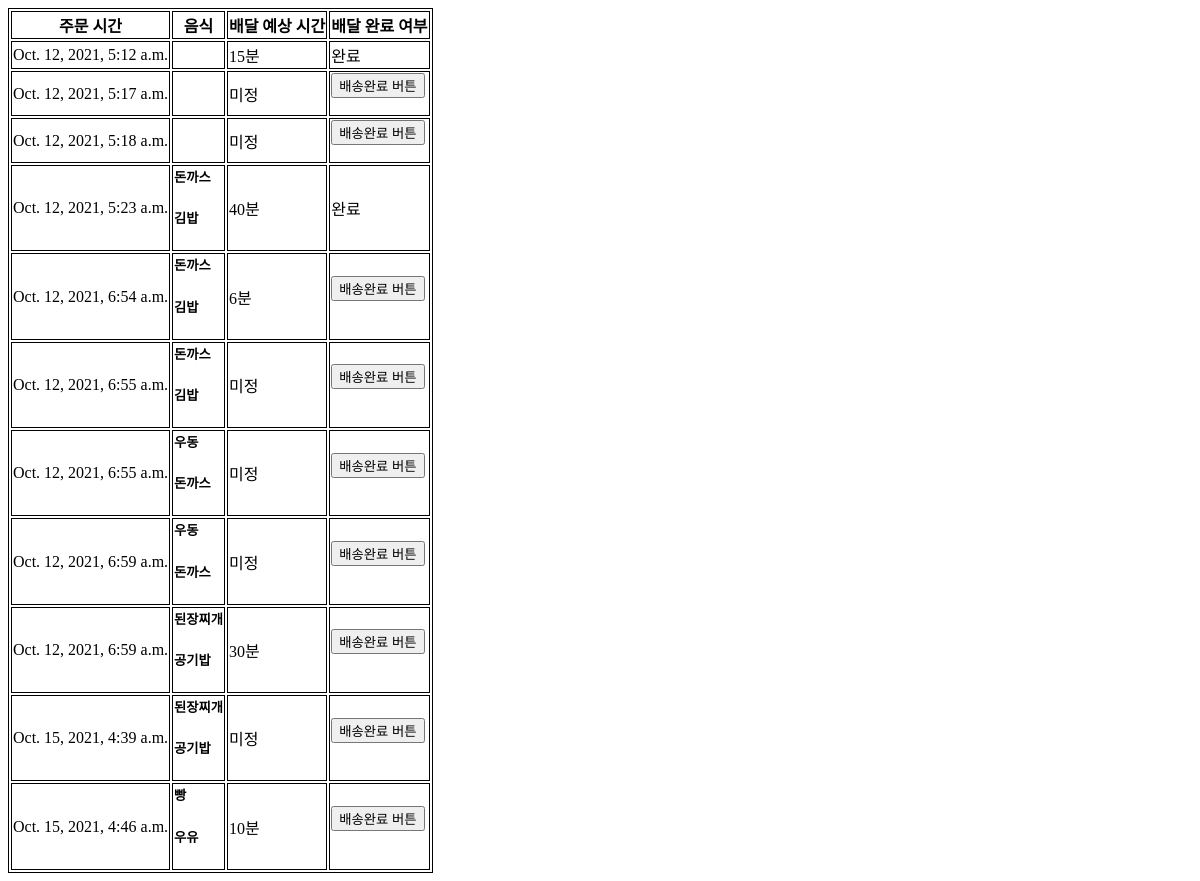
The page /delivery/orders/ on the database as committed earlier.
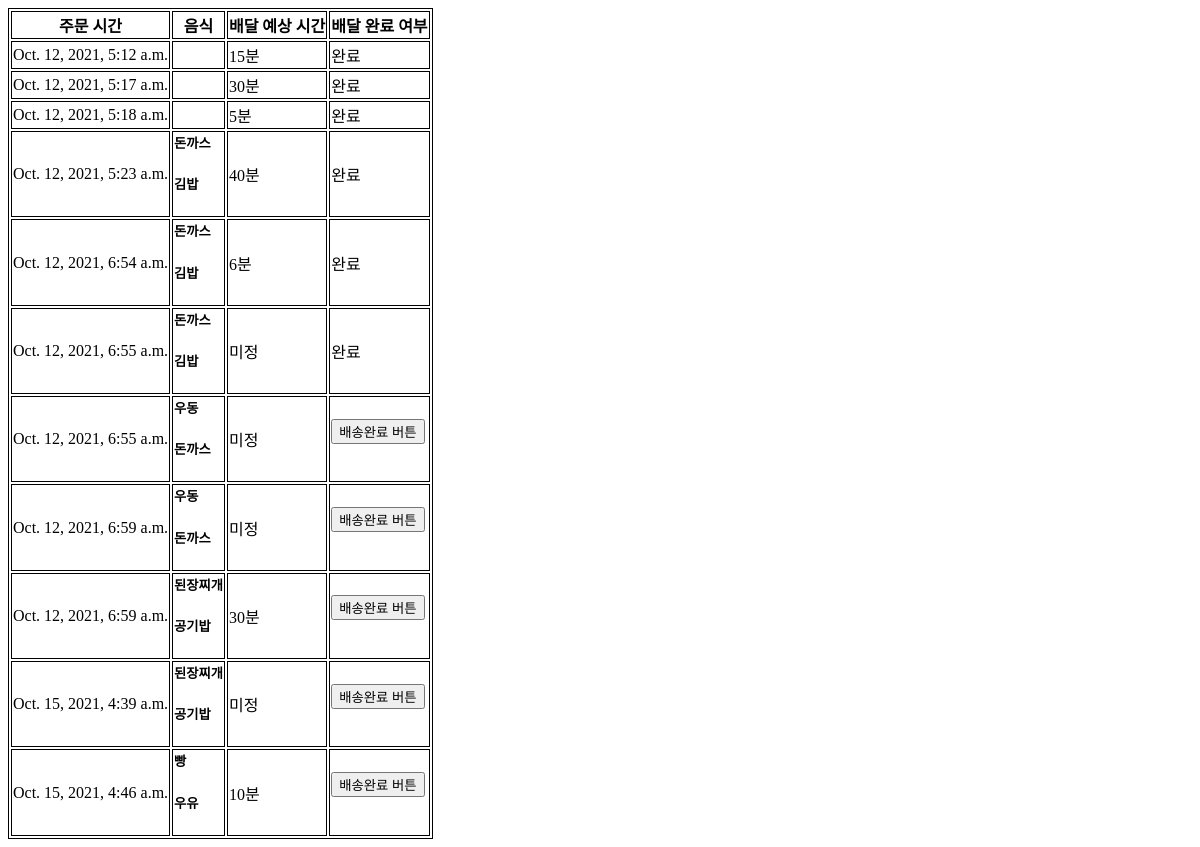
The same page on the database as committed later.
### order/models.py (models this page shows)
class Order(models.Model):
    shop = models.ForeignKey(Shop, on_delete=models.CASCADE)
    order_date = models.DateTimeField('date ordered')
    address = models.CharField(max_length=40)
    estimated_time = models.IntegerField(default=-1)
    deliver_finish = models.BooleanField(default=0)

class Orderfood(models.Model):
    order = models.ForeignKey(Order, on_delete=models.CASCADE)
    food_name = models.CharField(max_length=20)

### delivery/views.py (the view)
# urls.py: path('orders/', views.order_list, name="order_list"),
@csrf_exempt
def order_list(request):
    if request.method == 'GET':
     order_list = Order.objects.all()
     return render(request, 'delivery/order_list.html',{'order_list': order_list})
    elif request.method == 'POST':
     order_item = Order.objects.get(pk=int(request.POST['order_id']))
     order_item.deliver_finish=1
     order_item.save()
     return render(request, 'delivery/success.html')

### delivery/templates/delivery/order_list.html (shortened to what this page needs)
<table style="border: 1px solid black;">
 <tr style="border: 1px solid black;">
    <th style="border: 1px solid black;">주문 시간</th>
    <th style="border: 1px solid black;">음식</th>
    <th style="border: 1px solid black;">배달 예상 시간</th>
    <th style="border: 1px solid black;">배달 완료 여부</th>
 </tr>
 {% for order in order_list %}
 <tr style="border: 1px solid black;">
    <td style="border: 1px solid black;">
        {{order.order_date}}
    </td>
    <td style="border: 1px solid black;">
        {% for food in order.orderfood_set.all %}
            <h5> {{food.food_name}} </h5>
        {% endfor %}
    </td>
    <td style="border: 1px solid black;">
        {% if order.estimated_time == -1 %}
            미정
        {% else %}
            {{order.estimated_time}}분
        {% endif %}
    </td>
    <td style="border: 1px solid black;">
        {% if order.deliver_finish == 0 %}
            <form method="post" action="{% url 'order_list' %}">
                <input type="submit" value="배송완료 버튼">
            </form>
        {% else %}
            완료
        {% endif %}
    </td>
 </tr>
 {% endfor %}
</table>

Rows that differ between the two databases and show on the page:
changed Order "Oct. 12, 2021, 5:17 a.m.": estimated_time (not shown) → "30"; deliver_finish False → True (drawn); value "배송완료 버튼" → (not shown); estimated_time "미정" → "분"
changed Order "Oct. 12, 2021, 5:18 a.m.": estimated_time (not shown) → "5"; deliver_finish False → True (drawn); value "배송완료 버튼" → (not shown); estimated_time "미정" → "분"
changed Order "Oct. 12, 2021, 6:54 a.m.": value "배송완료 버튼" → (not shown); now shows "완료"
changed Order (number 6 of 11 on the later page): value "배송완료 버튼" → (not shown); now shows "완료"
